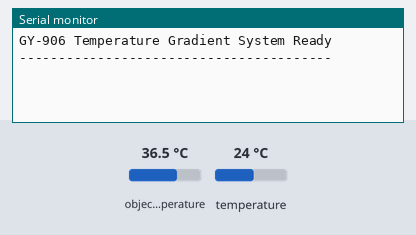
The sketch below on a simulated Arduino Uno, built with avr-gcc and run on an emulated ATmega328P. Shown: the last lines printed to the serial monitor. The inputs (shaded band) are chosen by the test bench; at power-on: object temperature 36.5 °C, temperature 24 °C.

Above: at 1.8 s.
1.9 s: object temperature set to 20 °C
At 2.7 s:
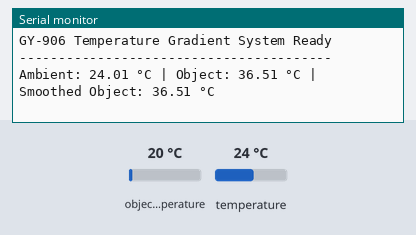
3.4 s: temperature set to 12 °C
At 4.5 s:
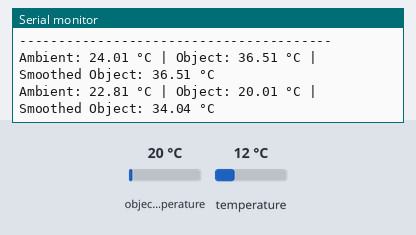
6.4 s: object temperature set to 26 °C
At 6.4 s:
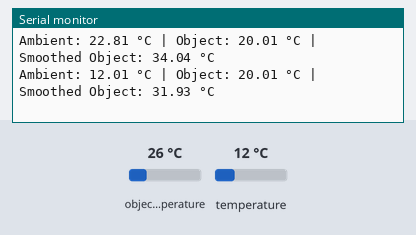
Timing chart, 0 to 9.4 s (numbered marks = the images above; inputs shaded):
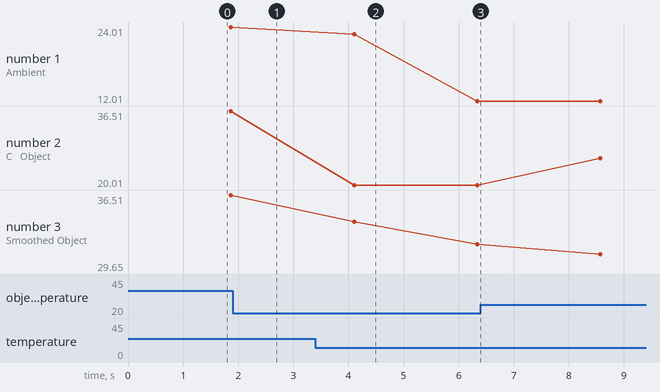

The sketch:

ST_Infrared.ino
```cpp
#include <Wire.h>
#include <Adafruit_MLX90614.h>

Adafruit_MLX90614 mlx = Adafruit_MLX90614();

// Calibration offsets
float ambientOffset = 0.0;
float objectOffset  = 0.0;

// Smoothing
float smoothedObject = 0;
float alpha = 0.15;   // lower = smoother, higher = faster response

float readObjectAverage(int samples = 20) {
  float sum = 0;

  for (int i = 0; i < samples; i++) {
    sum += mlx.readObjectTempC();
    delay(30);
  }

  return (sum / samples) + objectOffset;
}

float readAmbientAverage(int samples = 20) {
  float sum = 0;

  for (int i = 0; i < samples; i++) {
    sum += mlx.readAmbientTempC();
    delay(30);
  }

  return (sum / samples) + ambientOffset;
}

void setup() {
  Serial.begin(9600);
  Wire.begin();

  if (!mlx.begin()) {
    Serial.println("GY-906 / MLX90614 not found. Check wiring.");
    while (1);
  }

  Serial.println("GY-906 Temperature Gradient System Ready");
  Serial.println("----------------------------------------");

  smoothedObject = readObjectAverage();
}

void loop() {
  float ambientTemp = readAmbientAverage();
  float objectTemp = readObjectAverage();

  // Exponential smoothing
  smoothedObject = alpha * objectTemp + (1 - alpha) * smoothedObject;

  Serial.print("Ambient: ");
  Serial.print(ambientTemp, 2);
  Serial.print(" °C | Object: ");
  Serial.print(objectTemp, 2);
  Serial.print(" °C | Smoothed Object: ");
  Serial.print(smoothedObject, 2);
  Serial.println(" °C");

  delay(1000);
}
```

Measured:
- after the input at 3.4 s, the serial monitor: prints a new line after 0.70 s (image 2)
- plotted number 1: 24.01 → 12.01 after the input at 3.4 s
- plotted number 2: 20.01 → 26.01 after the input at 6.4 s
- plotted number 3: 36.51 → 31.93 after the input at 3.4 s, 31.93 → 29.65 after the input at 6.4 s
